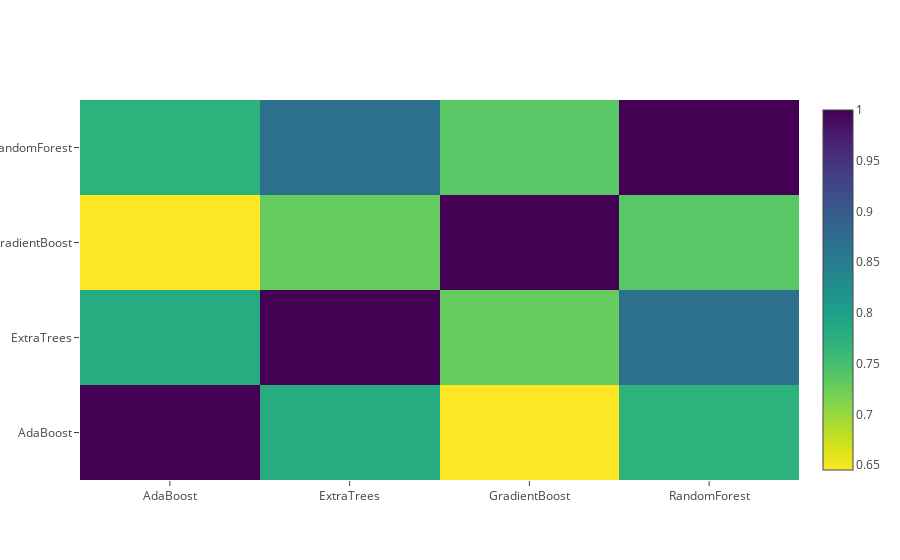

Here is the notebook cell this chart was saved with:
### Markdown cell above
**Correlation Heatmap of the Second Level Training set**

### Code cell
data = [
    go.Heatmap(
        z= base_predictions_train.astype(float).corr().values ,
        x=base_predictions_train.columns.values,
        y= base_predictions_train.columns.values,
          colorscale='Viridis',
            showscale=True,
            reversescale = True
    )
]
py.iplot(data, filename='labelled-heatmap')

### Figure 1 — Plotly figure (JSON) as saved in the notebook; plotly's stock layout.template omitted (floating-point values rounded to 4 significant figures)
{"data": [{"colorscale": "Viridis", "reversescale": true, "showscale": true, "type": "heatmap", "x": ["AdaBoost", "ExtraTrees", "GradientBoost", "RandomForest"], "y": ["AdaBoost", "ExtraTrees", "GradientBoost", "RandomForest"], "z": [[1.0, 0.7805, 0.6451, 0.7727], [0.7805, 1.0, 0.7289, 0.8689], [0.6451, 0.7289, 1.0, 0.7366], [0.7727, 0.8689, 0.7366, 1.0]]}], "layout": {}}
